Frame 1 (no input): blank canvas, image omitted
Frame 60 (the mouse pressed at the canvas centre just before this capture): blank canvas, image omitted
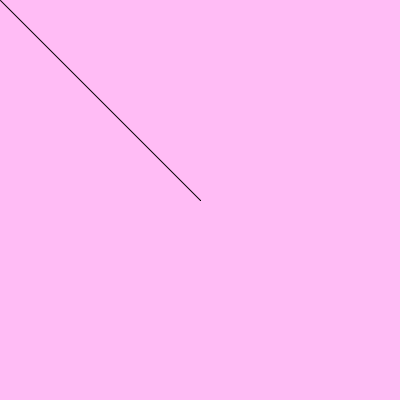
Frame 120 (the mouse held since frame 60 and released just before this capture)

The Processing sketch whose frames 1 and 60 were blank and that drew this single picture after the mouse press (run headless with seeded random() and noise(); from frame 60 on, the mouse is pressed at the canvas centre):

// Processing sketch: week17_3
// ── week17_3.pde
void setup()
{
  size(400,400);
  background(#ffbcf5);
}
void draw()
{
  if(mousePressed)
  {
    line(mouseX,mouseY,pmouseX,pmouseY);
  }
}
void keyPressed()
{
 if(key == '1') stroke(255,0,0);
 if(key == '2') stroke(0,255,0);
}
